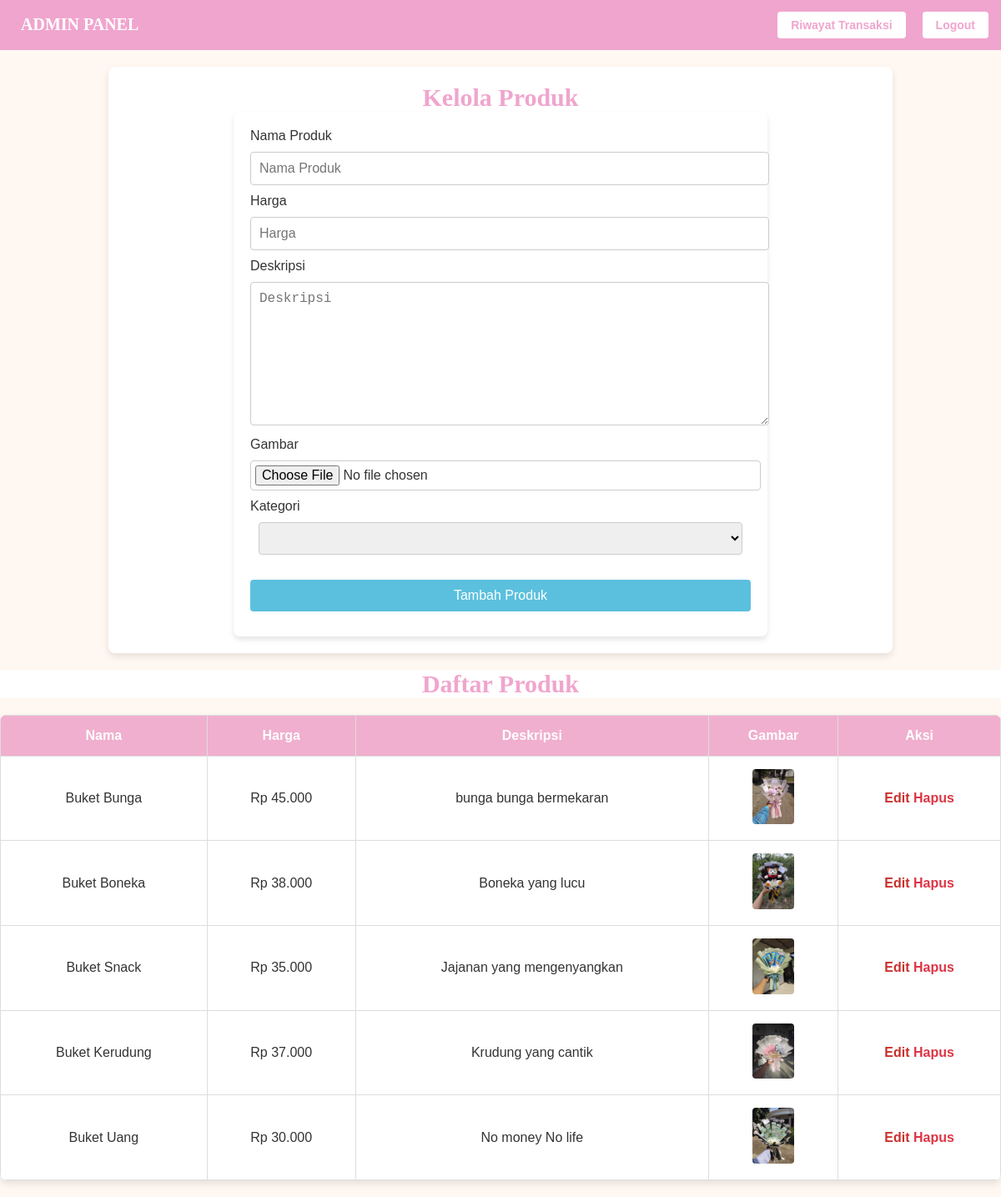
Before: /admin.php (signed in) with the older database file.
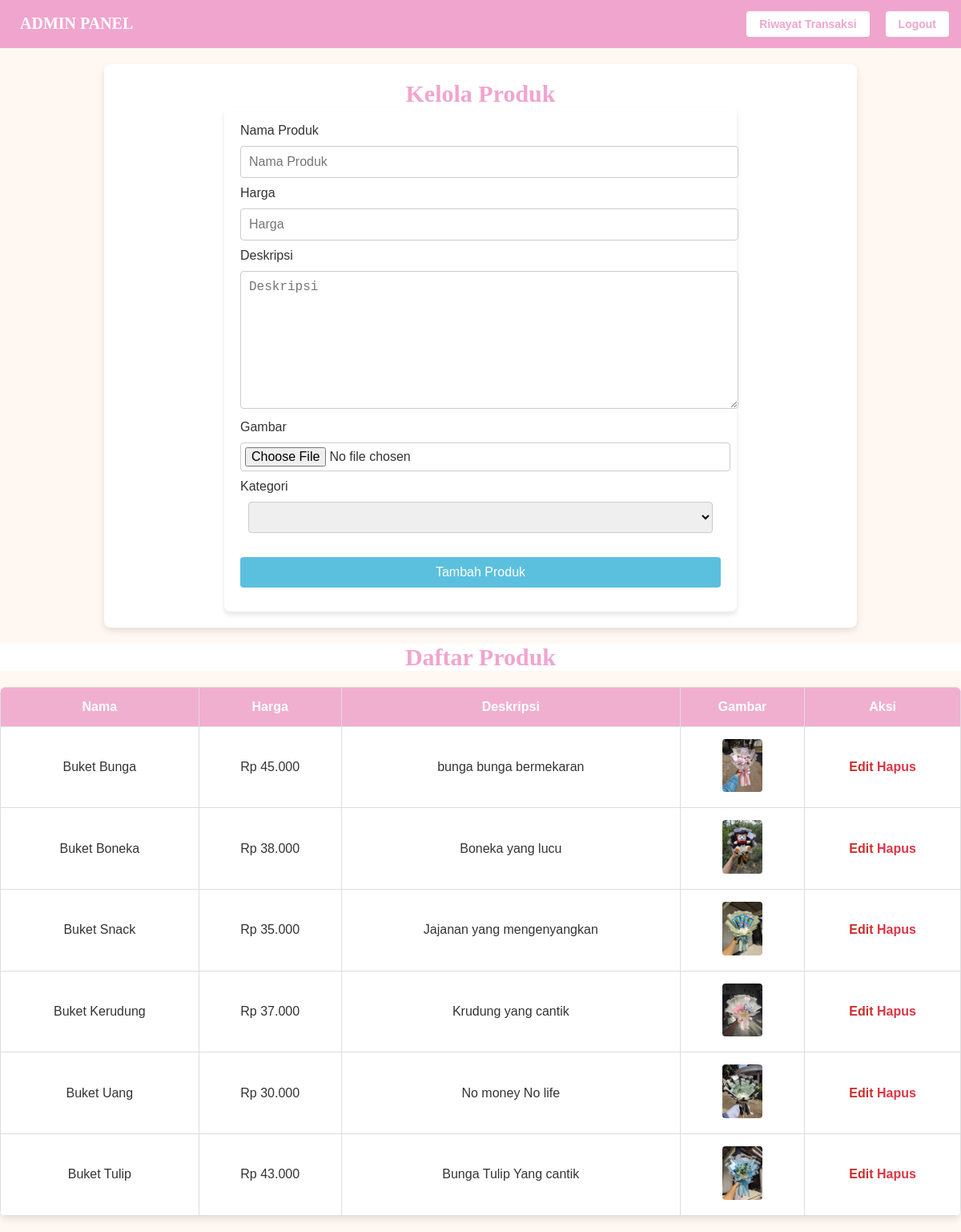
After: the same page with the newer database file.
### tables this page shows
CREATE TABLE `produk` (
  `id` int(11) NOT NULL,
  `category_id` int(11) NOT NULL,
  `name` varchar(100) NOT NULL,
  `price` decimal(10,2) NOT NULL,
  `description` text DEFAULT NULL,
  `created_at` timestamp NOT NULL DEFAULT current_timestamp(),
  `image` varchar(255) NOT NULL
);

### admin.php (the view, shortened to what this page needs)
<?php
include 'koneksi.php';
?>
<!DOCTYPE html>
<html lang="en">
<link rel="stylesheet" href="style.css">
</head>
<div class="admin-container">
    <h1>ADMIN PANEL</h1>
    <div class="admin-menu">
        <a href="riwayat_transaksi.php" class="riwayat-trx">Riwayat Transaksi</a>
        <a href="logout.php" class="logout-button">Logout</a>
    </div>
</div>
<div class="admin-content">
    <h2 class="judul-produk">Kelola Produk</h2>
    <form method="POST" enctype="multipart/form-data" class="admin-form">
        <label for="name">Nama Produk</label>
        <input type="text" id="name" name="name" placeholder="Nama Produk" required>
        <label for="price">Harga</label>
        <input type="number" id="price" name="price" placeholder="Harga" step="0.01" required>
        <label for="description">Deskripsi</label>
        <textarea id="description" name="description" placeholder="Deskripsi" required></textarea>
        <label for="image">Gambar</label>
        <input type="file" id="image" name="image" accept="image/*" required>
        <label for="category">Kategori</label>
        <select id="category" name="category_id" required>
            <?php
        $categories = mysqli_query($conn, "SELECT * FROM categories");
        while ($cat = mysqli_fetch_assoc($categories)) {
            echo "<option value='{$cat['id']}'>{$cat['nama_kategori']}</option>";
        }
        ?>
        </select>
        <button <button type="submit" name="add_product">Tambah Produk</button>
    </form>
</div>
<div class="tabel">
    <h2>Daftar Produk</h2>
    <table>
        <tr>
            <th>Nama</th>
            <th>Harga</th>
            <th>Deskripsi</th>
            <th>Gambar</th>
            <th>Aksi</th>
        </tr>
        <?php
        $products = mysqli_query($conn, "SELECT * FROM produk");
            while ($row = mysqli_fetch_assoc($products)) {
        echo "<tr>
                <td>{$row['name']}</td>
                <td>Rp " . number_format($row['price'], 0, ',', '.') . "</td>
                <td>{$row['description']}</td>
                <td><img src='foto/{$row['image']}' width='50'></td>
                <td>
                    <a href='edit_product.php?id={$row['id']}' class='edit-button'>Edit</a>
                    <a href='?delete_id={$row['id']}' class='delete-button' onclick='return confirm(\"Apakah Anda yakin ingin menghapus produk ini?\")'>Hapus</a>
                </td>
            </tr>";
            }
            ?>
    </table>
</div>
</body>
</html>

### style.css (style rules this page uses)
body, html { margin: 0; padding: 0; font-family: 'Roboto', sans-serif; background-color: #f0a5ce; color: #333; }
a { text-decoration: none; color: inherit; }
body, html { margin: 0; padding: 0; font-family: 'Roboto', sans-serif; background-color: #FFF8F2; color: #333; }
.edit-button { text-align: center; margin-top: 20px; }
h1, h2 { text-align: center; color: white; font-size: 20px; font-family: 'Dancing Script'; margin-left: 20px; }
.judul-produk , h2 { border: none; box-shadow: none; padding: 0; margin: 0; color: #f0a5ce; font-size: 30px; }
.admin-container { display: flex; justify-content: space-between; align-items: center; padding: 5px 5px; background-color: #f0a5ce; color: #fff; }
.admin-menu { display: flex; gap: 10px; }
.admin-menu a { padding: 8px 16px; font-size: 14px; font-weight: bold; color: #f0a5ce; background-color: white; border: none; border-radius: 4px; text-decoration: none; cursor: pointer; margin-right: 10px; transition: background-color 0.3s ease; }
.admin-content { max-width: 900px; margin: 20px auto; padding: 20px; border-radius: 8px; box-shadow: 0 4px 8px rgba(0, 0, 0, 0.1); }
form { max-width: 500px; margin: 20px auto; background: #fff; padding: 20px; border-radius: 8px; box-shadow: 0 4px 8px rgba(0, 0, 0, 0.1); }
form input, form textarea, form select, form button { width: calc(100% - 20px); margin: 10px 10px 20px; padding: 10px; border: 1px solid #ccc; border-radius: 4px; }
form button { background-color: #bd2130; color: #fff; border: none; cursor: pointer; transition: background-color 0.3s ease; }
table { width: 100%; margin: 20px auto; border-collapse: collapse; background: #fff; box-shadow: 0 4px 8px rgba(0, 0, 0, 0.1); border-radius: 8px; overflow: hidden; }
table th, table td { padding: 15px; text-align: center; border-bottom: 1px solid #ddd; }
table th { background-color: #f0afce; color: #fff; }
table td img { max-width: 50px; border-radius: 4px; }
table a { text-decoration: none; color: #dc3545; font-weight: bold; }
.admin-container,h2 { border: none; box-shadow: none; padding: 0; margin: 0; background-color: #fff; color: #f0a5ce; font-size: 30px; }
.admin-content { max-width: 900px; margin: 20px auto; background: #fff; padding: 20px; border-radius: 8px; box-shadow: 0 4px 8px rgba(0, 0, 0, 0.1); }
table { width: 100%; border-collapse: collapse; margin-top: 20px; }
th, td { padding: 12px 15px; border: 1px solid #ddd; text-align: left; }
th { background-color: #f2f2f2; }
.edit-button { color: #c9302c; padding: -1px 16px; text-decoration: none; border-radius: 4px; }
h1 { text-align: center; color: #fff; }
form { background-color: #fff; padding: 20px; border-radius: 8px; box-shadow: 0 4px 6px rgba(0, 0, 0, 0.1); max-width: 600px; margin: 0 auto; }
form input, form textarea, form button { width: 100%; padding: 10px; margin: 10px 0; border-radius: 4px; border: 1px solid #ccc; font-size: 16px; }
form textarea { height: 150px; resize: vertical; }
form input[type="file"] { padding: 5px; }
form button { background-color: #5bc0de; color: #fff; font-size: 16px; cursor: pointer; border: none; border-radius: 4px; }
a { color: #5bc0de; text-decoration: none; }

Changed rows visible on the page:
added produk: name "Buket Tulip", price "43.000", description "Bunga Tulip Yang cantik", image (picture)
